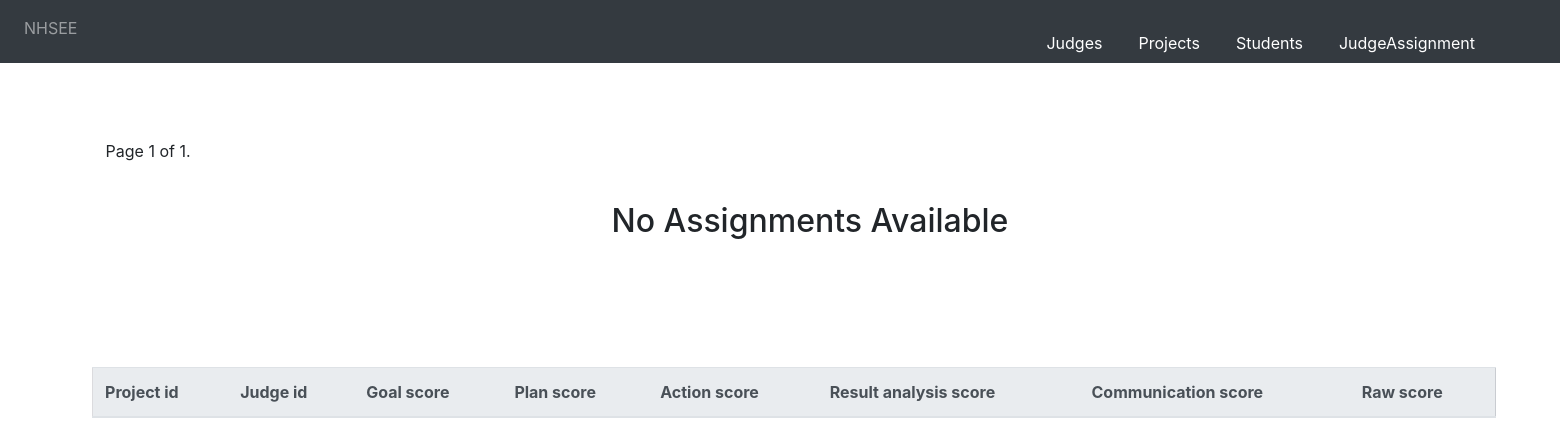
/assignment/, run on an earlier commit of the app's database.
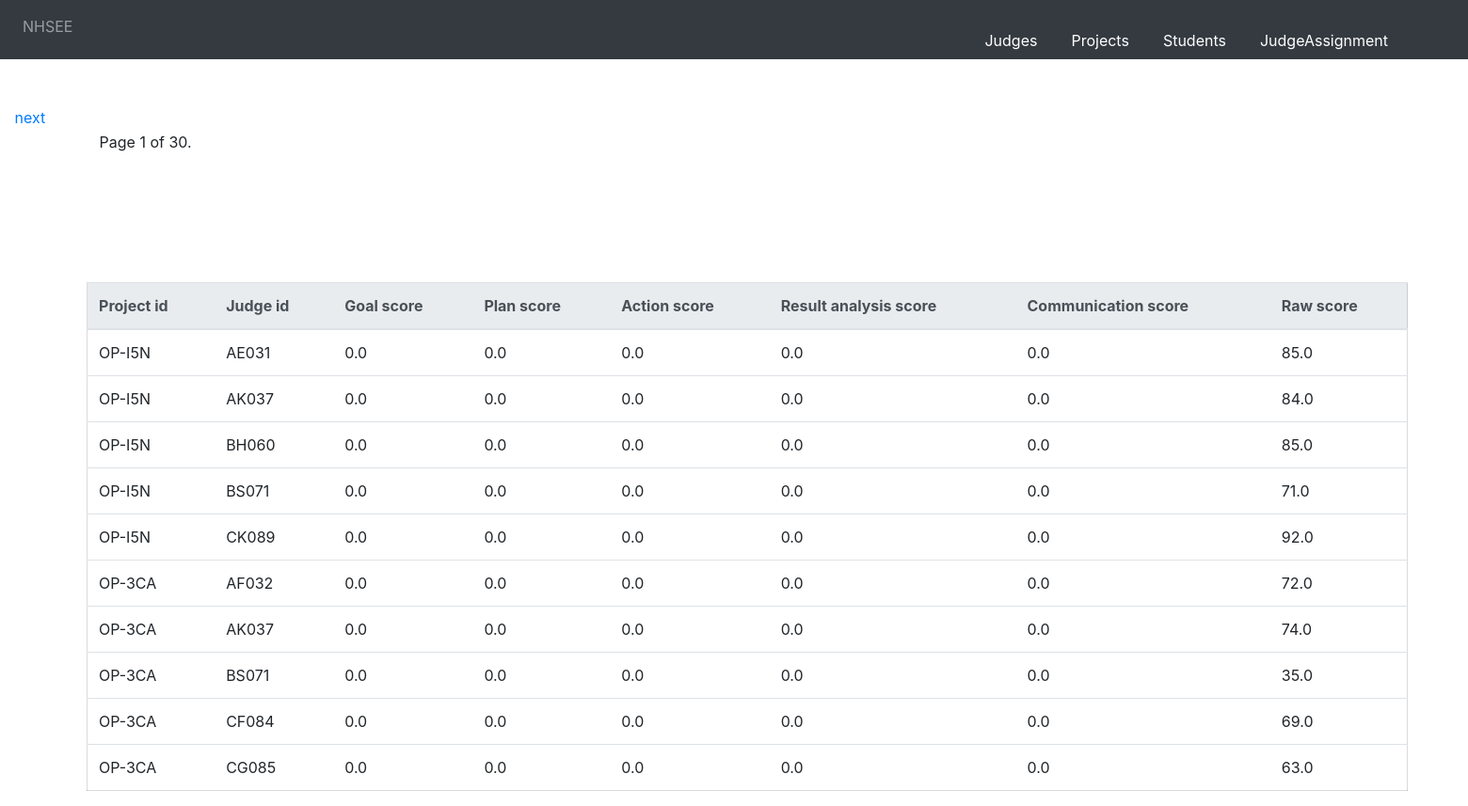
And on a later commit of the database.
### nhsee/models/judgeassignment_model.py (models this page shows, shortened)
class judgeassignment(Model):
            judge_id=models.ForeignKey('judge', models.DO_NOTHING)
            project_id=models.ForeignKey('project',models.DO_NOTHING)
            goal_score=models.FloatField(null=True)
            plan_score=models.FloatField(null=True)
            action_score=models.FloatField(null=True)
            result_analysis_score=models.FloatField(null=True)
            communication_score=models.FloatField(null=True)
            raw_score=models.FloatField(null=True)
            class Meta:
                db_table = "nhsee_judgeassignment"

### nhsee/views/judgeassignment_views.py (the view, shortened to what this page needs)
# urls.py: path(r'assignment/',judgeassignment_views.judge_listing_assignment),
def judge_listing_assignment(request):
    userl = judgeassignment.objects.all()
    projectlist=[]
    for users in userl:
        projectid=users.project_id_id
        judgeid=users.judge_id_id
        goalscore=users.goal_score
        planscore=users.plan_score
        actionscore=users.action_score
        resultanalysisscore=users.result_analysis_score
        communicationscore=users.communication_score
        rawscore=users.raw_score
        projectlist.append({"project_id":projectid,"judge_id":judgeid,"goal_score":goalscore,"plan_score":planscore,"action_score":actionscore,"result_analysis_score":resultanalysisscore,"communication_score":communicationscore,"raw_score":rawscore})
    paginator_projects = Paginator(projectlist, 10)
    page = request.GET.get('page')
    contacts = paginator_projects.get_page(page)
    return render(request,'judgeassign_template/projectslisting.html',{"projectjson":contacts})

### templates/judgeassign_template/projectslisting.html (shortened to what this page needs)
{% extends 'base.html' %}
{% block content %}
 <!DOCTYPE html>
<html lang="en">
<head>
  {% load staticfiles %}
  <link  rel="stylesheet" href="{% static "css/bootstrap.min.css" %}" />
</head>
{% include   'judgeassign_template/assignform.html' %}
<div class="pagination">
    <span class="step-links">
        <div class="currentd">
        <span class="current">
            Page {{ projectjson.number }} of {{ projectjson.paginator.num_pages }}.
        </span></div>
        {% if projectjson.has_next %}
        <div class="first">
            <a href="?page={{ projectjson.next_page_number }}">next</a></div>
        {% endif %}
    </span>
</div>
<div class="table-class">
<table class="table">
  <thead class="thead-light">
    <tr>
      <th scope="col">Project id</th>
      <th scope="col">Judge id</th>
      <th scope="col">Goal score</th>
      <th scope="col">Plan score</th>
      <th scope="col">Action score</th>
      <th scope="col">Result analysis score</th>
      <th scope="col">Communication score</th>
      <th scope="col">Raw score</th>
    </tr>
  </thead>
    <tbody>
    {% if projectjson %}
        {% for projects in projectjson %}
        <tr>
            <td>{{ projects.project_id }}</td>
            <td>{{ projects.judge_id }}</td>
            <td>{{ projects.goal_score }}</td>
            <td>{{ projects.plan_score }}</td>
            <td>{{ projects.action_score }}</td>
            <td>{{ projects.result_analysis_score }}</td>
            <td>{{ projects.communication_score }}</td>
            <td>{{ projects.raw_score }}</td>
        </tr>
        {% endfor %}
    {% else %}
      <div class="heading"><h2>No Assignments Available<h2></div>
   </tbody>
    </table>
    </div>
  {% endif %}
{% endblock %}

### templates/base.html (shortened to what this page needs)
 <!DOCTYPE html>
<html lang="en">
<head>
  {% load staticfiles %}
  <link  rel="stylesheet" href="{% static "css/bootstrap.min.css" %}" />
</head>
<body>
<nav class="navbar navbar-expand-sm bg-dark navbar-dark">
  <ul class="navbar-nav">
    <li class="nav-item">
      <a class="nav-link" href="/home">NHSEE</a>
    </li>
    <li class="nav-item-active">
      <a class="nav-link-active" href="/judges">Judges</a>
    </li>
    <li class="nav-item-active">
      <a class="nav-link-active" href="/projects">Projects</a>
    </li>
    <li class="nav-item-active">
      <a class="nav-link-active" href="/students">Students</a>
    </li>
    <li class="nav-item-active">
      <a class="nav-link-active" href="/assignment">JudgeAssignment</a>
    </li>
</nav>
            {% block content %}
            {% endblock %}
</body>
 </html>

### templates/judgeassign_template/assignform.html (shortened to what this page needs)
{% block content %}
 <!DOCTYPE html>
<html lang="en">
<head>
  {% load staticfiles %}
  <link  rel="stylesheet" href="{% static "css/bootstrap.min.css" %}" />
</head>
<body>
</body>
</html>
{% endblock %}

### templates/base.html (style rules this page uses)
.nav-link { margin:0px 0px 0px 0px; color:#fff; }
.nav-link-active { margin:0px -1169px 0px 1205px; color:#fff; }
.nav-item-active { margin:23px 244px 0px -244px; }

### templates/judgeassign_template/projectslisting.html (style rules this page uses)
.table { width:96%; margin: 9% 0% 10% 1%; border:1px solid #55556636; }
.table-class { margin-left:5%; margin-right:5%; margin-top:0%; }
.pagination { margin-left: 1%; margin-right: 0%; margin-top: 0%; }
.first { position:absolute; margin: 0px 0px 0px 0px; }
.currentd { position:absolute; margin: 26px 0px 0px 90px; }
.table .thead-light th { text-align="center" }

What changed in the data, as far as the page shows it:
added judgeassignment: project_id "OP-I5N", judge_id "AE031", goal_score "0.0", plan_score "0.0", action_score "0.0", result_analysis_score "0.0", communication_score "0.0", raw_score "85.0"
added judgeassignment: project_id "OP-I5N", judge_id "AK037", goal_score "0.0", plan_score "0.0", action_score "0.0", result_analysis_score "0.0", communication_score "0.0", raw_score "84.0"
added judgeassignment: project_id "OP-I5N", judge_id "BH060", goal_score "0.0", plan_score "0.0", action_score "0.0", result_analysis_score "0.0", communication_score "0.0", raw_score "85.0"
added judgeassignment: project_id "OP-I5N", judge_id "BS071", goal_score "0.0", plan_score "0.0", action_score "0.0", result_analysis_score "0.0", communication_score "0.0", raw_score "71.0"
added judgeassignment: project_id "OP-I5N", judge_id "CK089", goal_score "0.0", plan_score "0.0", action_score "0.0", result_analysis_score "0.0", communication_score "0.0", raw_score "92.0"
added judgeassignment: project_id "OP-3CA", judge_id "AF032", goal_score "0.0", plan_score "0.0", action_score "0.0", result_analysis_score "0.0", communication_score "0.0", raw_score "72.0"
added judgeassignment: project_id "OP-3CA", judge_id "AK037", goal_score "0.0", plan_score "0.0", action_score "0.0", result_analysis_score "0.0", communication_score "0.0", raw_score "74.0"
added judgeassignment: project_id "OP-3CA", judge_id "BS071", goal_score "0.0", plan_score "0.0", action_score "0.0", result_analysis_score "0.0", communication_score "0.0", raw_score "35.0"
added judgeassignment: project_id "OP-3CA", judge_id "CF084", goal_score "0.0", plan_score "0.0", action_score "0.0", result_analysis_score "0.0", communication_score "0.0", raw_score "69.0"
added judgeassignment: project_id "OP-3CA", judge_id "CG085", goal_score "0.0", plan_score "0.0", action_score "0.0", result_analysis_score "0.0", communication_score "0.0", raw_score "63.0"
Also different on the page:
{{ projectjson.paginator.num_pages }}: "1" → "30"
text no longer shown: "No Assignments Available"
text now shown: "next"
